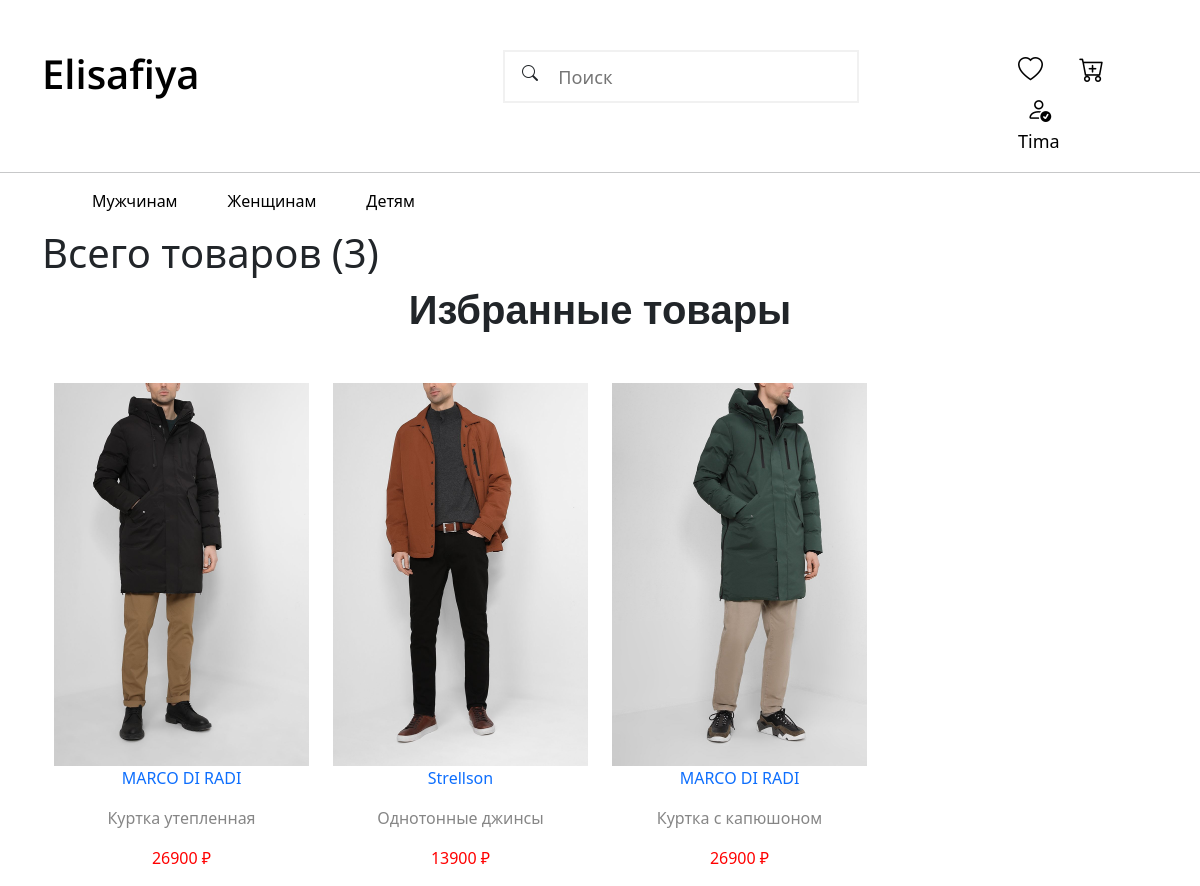
Page /likes/ (signed in) on the committed database.
### main_ham/models.py (models this page shows, shortened)
class For_man(models.Model):
    SUM = 'ЛЕТО'
    WIN = 'ЗИМА'
    AUT = 'ОСЕНЬ'
    SPR= 'ВЕСНА'
    SEASON = [
        (SUM,'ЛЕТО'),
        (WIN,'ЗИМА'),
        (AUT,'ОСЕНЬ'),
        (SPR,'ВЕСНА'),
    ]
    SIZE = [
        ('XXS','XSS'),
        ('S','S'),
        ('M','M'),
        ('L','L'),
        ('XL','XL'),
        ('XXL','XXL'),
        ('XXXL','XXXL'),
    ]
    name_tovar = models.CharField('Имя товара', max_length=100)
    about_the_tovar = models.CharField('О товаре ',max_length=3000)
    price = models.IntegerField('Цена',null=True)
    image_tovar = models.ImageField(upload_to='%Y/%m/%d',null=True)
    size = models.CharField('Размер',choices=SIZE, max_length=4,null=True,blank=True)
    color = models.CharField('Цвет ', null=True,max_length=100,blank=True)
    articul_tovar = models.CharField('Артикул', max_length=20)
    sostav_tovar = models.CharField('Состав', max_length=100)
    season = models.CharField('Сезон',choices=SEASON,max_length=5,default=SUM)
    country = models.CharField('Страна',max_length=20)
    double_table = models.ForeignKey('Category',on_delete=models.CASCADE,null=True)
    class Meta():
        verbose_name = 'Мужчина'
        verbose_name_plural = 'Мужчины'

### main_ham/views.py (the view)
# urls.py: path('likes/',views.likes,name = 'likes'),
def likes(request):
    if request.user.is_authenticated:
        sum = Tovars.objects.filter(accounte = request.user).count()
        return render(request, 'main_ham/likes.html', {'likes':For_man.objects.all(),
                                                       'tovars':Tovars.objects.all(),
                                                        'count': sum
                                                       })
    else:
        return redirect('login')

### main_ham/templates/main_ham/likes.html
{% extends 'main_ham/index.html' %}
{% block tovars %}
<section class="tovar-likes">
    <div class="container">
        <div class="row">
            <h1>Всего товаров ({{count}})</h1>
                  <section class="tovars">
           <h1>Избранные товары</h1>
           <div class="container">
               <div class="row">
                     {% for item in tovars %}
                    {% for j in likes %}
                        {% if item.id_clothes == j.id and item.accounte == user.username  %}
                   <div class="col-xl-3 col-lg-4 col-md-6 col-sm-12">
                       <div class="main">
                           <a href="{% url 'clothes' j.id %}">
                               <img src="http://127.0.0.1:8000/media/{{j.image_tovar}}" alt="">
                               <p>{{j.name_tovar}}</p>
                               <p class="about_tovar">{{j.about_the_tovar}}</p>
                               <p class="price_tovar">{{j.price}} </p>
                           </a>
                       </div>
                   </div>
                                {%endif %}
                    {% endfor %}
               {% endfor %}
               </div>
           </div>
       </section>
        </div>
    </div>
</section>
{% endblock %}

### main_ham/templates/main_ham/index.html (shortened to what this page needs)
{% load static %}
<!DOCTYPE html>
<html lang="ru">
<head>
    <link rel="stylesheet" href="https://cdn.jsdelivr.net/npm/bootstrap-icons@1.8.1/font/bootstrap-icons.css">
     <link rel="stylesheet" href="{% static 'main_ham/css/style.css' %} ">
    <link href="https://cdn.jsdelivr.net/npm/bootstrap@5.2.3/dist/css/bootstrap.min.css" rel="stylesheet">
</head>
<body>
    <section class="top">
        <div class="container">
            <div class="main">
                <div class="row d-flex justify-content-between">
                    <div class="col-4">
                        <a href="{% url 'home' %}">
                        <h1>Elisafiya</h1>
                    </a>
                    </div>
                    <div class="col-4">
                        <div class="search">
                            <i class="bi bi-search"></i>
                            <input type="search" placeholder="Поиск">
                        </div>
                    </div>
                    <div class="col-2" >
                        <button><a href="{% url 'likes' %}" id="heart"><i class="bi bi-heart" ></i></a></button>
                        {% if  acc in users_cor and dlina %}
                        <button><a href="{% url 'korzina' %}"><i class="bi bi-cart-plus"></i></a></button><span>{{counter}}</span>
                        {% else %}
                        <button><a href="{% url 'korzina' %}"><i class="bi bi-cart-plus"></i></a></button>
                        {% endif %}
                        {% if request.user.is_authenticated %}
                        <button class="btn-log"><a href="{% url 'logout' %}"><i class="bi bi-person-check"></i><font size="4">{{user.username}}</font></a></button>
                        {% else %}
                        <button><a href="{% url 'login' %}"><i class="bi bi-person"></i></a></button>
                        {% endif %}
                    </div>
                </div>
            </div>
        </div>
    </section>
    <hr>
{% block razdel %}
    <section class="links">
        <div class="container">
            <div class="info-links">
                <div class="row">
                    <ul class="osnov">
                        <li><a href="" id="man">Мужчинам</a></li>
                        <li><a href="" id="women">Женщинам</a></li>
                        <li><a href="" id="child">Детям</a></li>
                    </ul>
                </div>
            </div>
        </div>
    </section>
{% endblock %}
{% block tovars %}{% endblock %}
</body>
</html>

### main_ham/static/main_ham/css/style.css (style rules this page uses)
body { font-family: 'Roboto', sans-serif; }
.top button { border: none; background: none; font-size: 25px; margin-left: 20px; }
.top { margin-top: 50px; }
.top input { cursor: pointer; font-weight: 300; color: #868686; padding-left: 3.3333333333rem; padding-right: 3.3333333333rem; height: 3.3333333333rem; border: 0.1333333333rem solid #f1f1f1; border-radius: 0; width: 100%; transition: border-color .1s,box-shadow .1s; font-size: 1.1333333333rem; line-height: 1.6rem; background-color: #fff; }
.top .search { display: flex; }
i.bi-search { font-size: 1rem; width: 26px; height: 26px; line-height: 26px; text-align: center; margin-right: -40px; position: relative; top: 10px; z-index: 1; float: left; }
.main { margin: 0 auto; }
.links .info-links .osnov { display: flex; }
.links .info-links li { list-style-type: none; margin-left: 50px; }
.links .info-links a { text-decoration: none; color: black; }
.btn-log font { display: block; }
.tovars .main a { text-decoration: none; }
.top h1 { font-family: 'Open Sans', sans-serif; font-weight: 600; }
.tovars { margin-top:50px; }
.tovars h1 { text-align:center; margin-bottom:50px; font-family: 'Open Sans', sans-serif; font-weight: 700; }
.tovars .main { text-align:center; }
.tovars .about_tovar { color: #868686; }
.tovars .price_tovar { color:red; }
.tovars .price_tovar:after { content: "\20BD"; }
.tovars img { object-fit: contain; width: 100%; max-width: 100%; max-height: 100%; vertical-align: middle; margin: 0 auto; outline: none; }
.tovars img { width: 100%; }
.tovars .main { max-width: 270px; cursor: pointer; }
.top .main a { color: black; text-decoration: none; }

### rows in the picture
For_man: image_tovar (picture), name_tovar "MARCO DI RADI", about_the_tovar "Куртка утепленная", price "26900"
For_man: image_tovar (picture), name_tovar "Strellson", about_the_tovar "Однотонные джинсы", price "13900"
For_man: image_tovar (picture), name_tovar "MARCO DI RADI", about_the_tovar "Куртка с капюшоном", price "26900"

### other values in the picture
{{ user.username }} "Tima"
{{ count }} "3"
